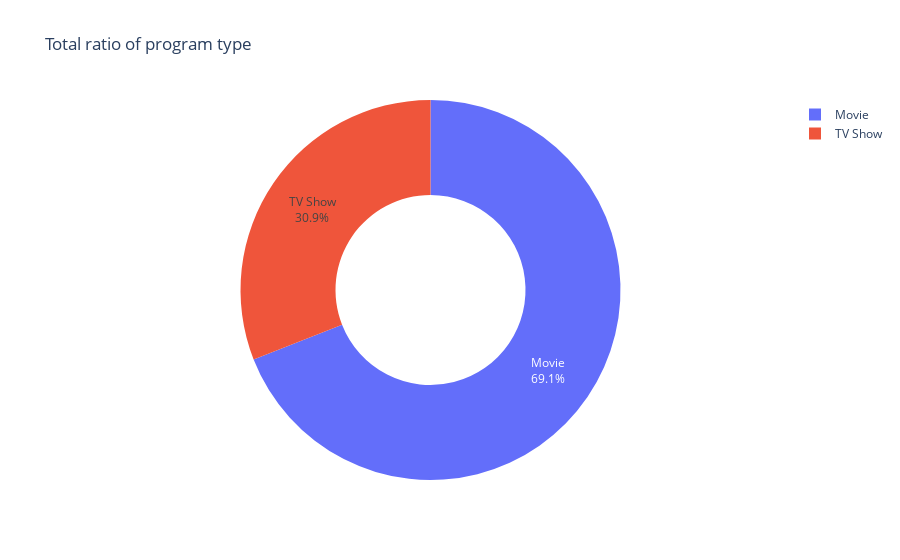

This figure's notebook cell:
### Markdown cell above
# What type program do you want? - Movie or Tv Show ?

### Code cell
netflix_data = pd.DataFrame(data.groupby('type')["title"].count())
netflix_data.reset_index(inplace=True)
netflix_data.columns=["type","value"]
fig = px.pie(netflix_data,values="value",names="type",title="Total ratio of program type", hole=.5)
fig.update_traces(textposition='inside', textinfo='percent+label')
fig.show()

### Figure 1 — Plotly figure (JSON) as saved in the notebook; plotly's stock layout.template omitted (floating-point values rounded to 4 significant figures)
{"data": [{"domain": {"x": [0, 1], "y": [0, 1]}, "hole": 0.5, "hovertemplate": "type=%{label}<br>value=%{value}<extra></extra>", "labels": ["Movie", "TV Show"], "legendgroup": "", "name": "", "showlegend": true, "textinfo": "percent+label", "textposition": "inside", "type": "pie", "values": [5377, 2410]}], "layout": {"legend": {"tracegroupgap": 0}, "title": {"text": "Total ratio of program type"}}}
